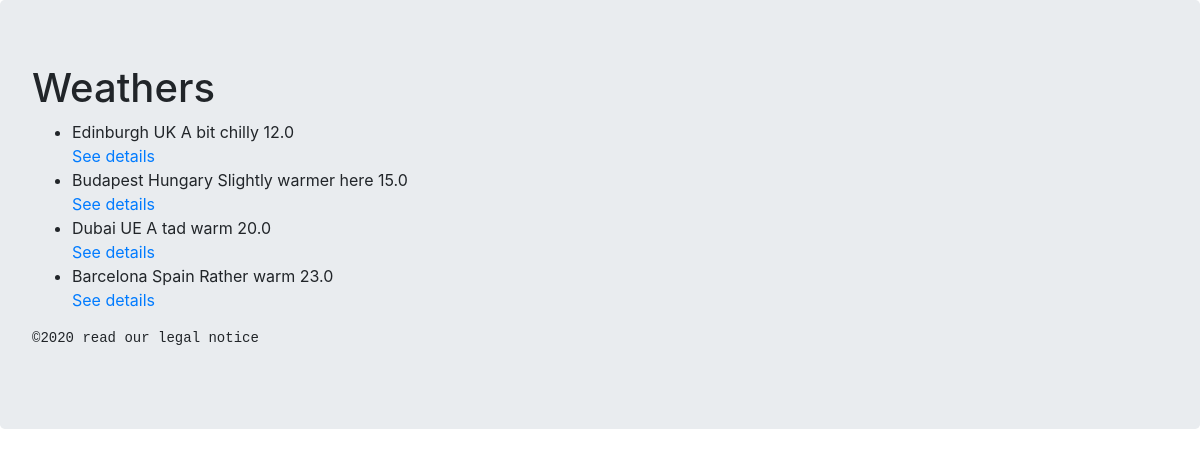
Page /weather/ on the committed database.
### weather/models.py (models this page shows, shortened)
class Weather(models.Model):
    city = models.CharField(max_length=80, blank=False, null=False)
    country = models.CharField(max_length=100, blank=False, null=False)
    description = models.CharField(max_length=260, blank=True, null=True)
    temperature = models.FloatField(default=20.0)

### weather/views.py (the view)
# urls.py: path('', views.IndexView.as_view(), name='index'),
class IndexView(generic.ListView):
    template_name = 'weather/index.html'
    def get_queryset(self):
        return Weather.objects.all()

### weather/templates/weather/index.html (shortened to what this page needs)
{% extends 'weather/base.html' %}
{% block content_block %}
    <h1>Weathers</h1>
    <ul>
        {% for weather in weather_list %}
        <li>{{ weather.city }} {{ weather.country }} {{ weather.description }} {{ weather.temperature }}</li>
        <span><a href='{% url "weather:detail" weather.id %}'>See details</a></span>
        {% endfor %}
    </ul>
    {% endblock %}

### weather/templates/weather/base.html (shortened to what this page needs)
<!DOCTYPE html>
<html lang="en">
<head>
    {% load static %}
    <link rel='stylesheet' type='text/css' href='{% static "weather/bootstrap.min.css" %}' />
</head>
<body>
    <article class="jumbotron">
        <section>
            {% block content_block %} {% endblock %}
        </section>
        <footer>
            <pre>&copy;2020 read our legal notice</pre>
        </footer>
    </article>
</body>
</html>

### rows in the picture
Weather: city "Edinburgh", country "UK", description "A bit chilly", temperature "12.0"
Weather: city "Budapest", country "Hungary", description "Slightly warmer here", temperature "15.0"
Weather: city "Dubai", country "UE", description "A tad warm", temperature "20.0"
Weather: city "Barcelona", country "Spain", description "Rather warm", temperature "23.0"
